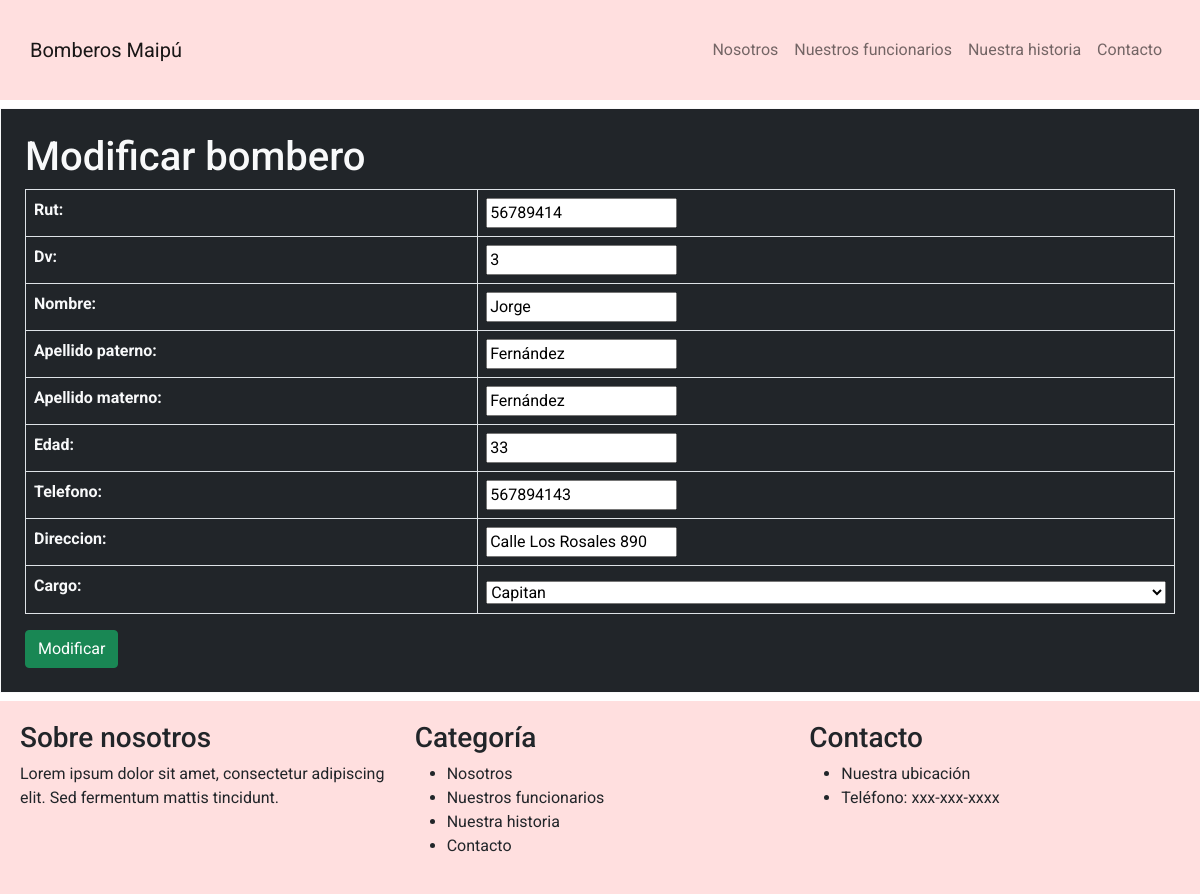
The page /form_mod_bombero/15 on the database its author committed.
### bomberos/models.py (models this page shows, shortened)
class Bombero(models.Model):
    idBombero = models.AutoField(primary_key=True, verbose_name='ID Bombero')
    rut = models.IntegerField(verbose_name='Rut')
    dv = models.CharField(max_length=1, verbose_name='Digito verificador')
    nombre = models.CharField(max_length=50, verbose_name='Nombre')
    apPaterno = models.CharField(max_length=50, verbose_name='Apellido paterno')
    apMaterno = models.CharField(max_length=50, verbose_name='Apellido materno')
    edad = models.IntegerField(verbose_name='Edad')
    telefono = models.IntegerField(verbose_name='Telefono')
    direccion = models.CharField(max_length=100, verbose_name='Direccion')
    cargo = models.ForeignKey(Cargo, on_delete=models.CASCADE)
    cuartel = models.ForeignKey(Cuartel, on_delete=models.CASCADE, null=True)

class Cargo(models.Model):
    idCargo = models.AutoField(primary_key=True, verbose_name='ID Cargo')
    nombre = models.CharField(max_length=50, verbose_name='Nombre cargo')
    def __str__(self):
        return self.nombre

### bomberos/views.py (the view)
# urls.py: path('form_mod_bombero/<id>',form_mod_bombero,name="form_mod_bombero"),
def form_mod_bombero(request, id):
    bombero = Bombero.objects.filter(idBombero=id).first()
    datos = {
        'form': BomberoModificar(instance=bombero)
    }
    if request.method == 'POST':
        formulario = BomberoModificar(data=request.POST, instance=bombero)
        if formulario.is_valid():
            formulario.save()
            return redirect('lista_bomberos')
    return render(request, 'form_mod_bombero.html', datos)

### bomberos/forms.py
class BomberoModificar(ModelForm):
    rut = forms.IntegerField(widget=forms.TextInput(attrs={'readonly': 'readonly'}))
    dv = forms.CharField(widget=forms.TextInput(attrs={'readonly': 'readonly'}))
    class Meta:
        model = Bombero
        fields = ['rut','dv', 'nombre', 'apPaterno', 'apMaterno', 'edad', 'telefono', 'direccion', 'cargo']

### bomberos/templates/form_mod_bombero.html (shortened to what this page needs)
<!DOCTYPE html>
<html lang="es">
<head>
  <link rel="stylesheet" href="https://cdnjs.cloudflare.com/ajax/libs/bootstrap/5.0.2/css/bootstrap.min.css">
  <link rel="stylesheet" href="../static/css/style.css">
</head>
<body>
  <nav class="navbar navbar-expand-lg navbar-light bg-light">
    <div class="container">
      <a class="navbar-brand" href="#">Bomberos Maipú</a>
      <div class="collapse navbar-collapse" id="navbarNav">
        <ul class="navbar-nav ms-auto">
          <li class="nav-item">
            <a class="nav-link" href="#nosotros">Nosotros</a>
          </li>
          <li class="nav-item">
            <a class="nav-link" href="#funcionarios">Nuestros funcionarios</a>
          </li>
          <li class="nav-item">
            <a class="nav-link" href="#historia">Nuestra historia</a>
          </li>
          <li class="nav-item">
            <a class="nav-link" href="#contacto">Contacto</a>
          </li>
        </ul>
      </div>
    </div>
  </nav>
<section id="yellow-bg">
  <div class="container bg-dark text-light mt-2 mb-2  border border-light" style="padding: 2%;">
        <h1>Modificar bombero</h1>
            <form method="POST" action="" autocomplete="off">
                <table class="table table-bordered text-light">
                    {{ form.as_table }}
                </table>
                <button type="submit" class="btn btn-success">Modificar</button>
          </form>
    </div>
</section>
  <footer class="bg-light">
    <div class="container">
      <div class="row">
        <div class="col-md-4">
          <h3>Sobre nosotros</h3>
          <p>Lorem ipsum dolor sit amet, consectetur adipiscing elit. Sed fermentum mattis tincidunt.</p>
        </div>
        <div class="col-md-4">
          <h3>Categoría</h3>
          <ul>
            <li>Nosotros</li>
            <li>Nuestros funcionarios</li>
            <li>Nuestra historia</li>
            <li>Contacto</li>
          </ul>
        </div>
        <div class="col-md-4">
          <h3>Contacto</h3>
          <ul>
            <li>Nuestra ubicación</li>
            <li>Teléfono: xxx-xxx-xxxx</li>
          </ul>
        </div>
      </div>
    </div>
  </footer>
</body>
</html>

### bomberos/static/css/style.css (style rules this page uses)
.bg-light { background-color: #FFDFDF !important; }
body { display: grid; grid-template-rows: 1fr auto; min-height: 100vh; margin: 0; padding: 0; font-family: 'Roboto', sans-serif; }
.container { grid-row: 1; padding: 20px; max-width: 1200px; margin: 0 auto; }
.navbar { top: 0; left: 0; width: 100%; background-color: #FFDFDF; padding: 10px; z-index: 999; }
select { margin-top: 1%; width: 100%; }

### rows shown on the page
Bombero: rut "56789414", dv "3", nombre "Jorge", apPaterno "Fernández", apMaterno "Fernández", edad "33", telefono "567894143", direccion "Calle Los Rosales 890", cargo "Capitan"
